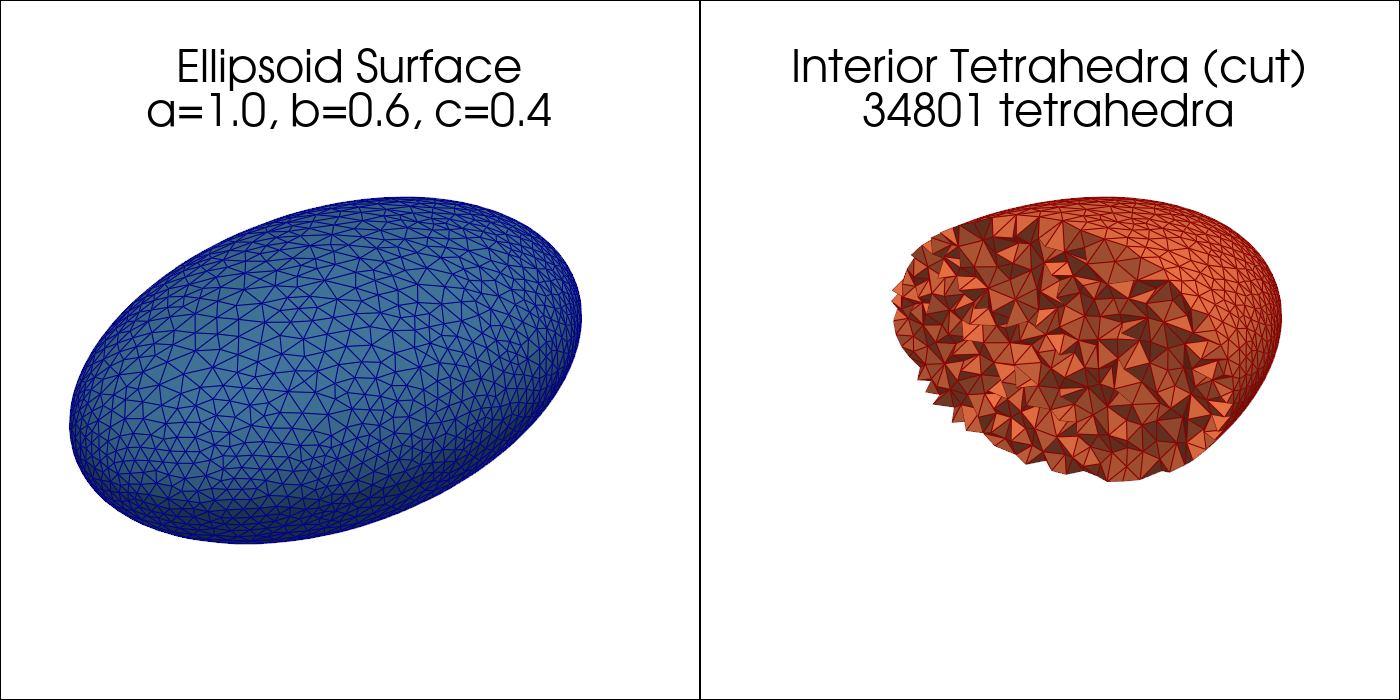

The script that drew this image:
# /// script
# requires-python = ">=3.9"
# dependencies = [
#     "mmgpy",
#     "numpy",
#     "pyvista",
# ]
#
# [tool.uv.sources]
# mmgpy = { path = "../.." }
# ///
"""Volumetric mesh from SDF: Ellipsoid using Flying Edges + Level-set.

This example demonstrates how to generate a volumetric tetrahedral mesh
of an ellipsoid using a signed distance field (SDF):

1. Define SDF on a 3D grid (ImageData)
2. Extract isosurface using Flying Edges (fast VTK algorithm)
3. Tetrahedralize the interior with delaunay_3d
4. Refine with MMG3D level-set discretization for clean interior/exterior regions

An ellipsoid is defined by: (x/a)² + (y/b)² + (z/c)² = 1
where a, b, c are the semi-axes.

After level-set discretization, MMG creates:
- Element refs: 2 (exterior), 3 (interior/solid ellipsoid)

For a surface-only mesh, see examples/mmgs/ellipsoid_sdf.py.
"""

import numpy as np
import pyvista as pv

import mmgpy  # ruff: ignore[unused-import]  -- registers the .mmg accessor


def create_ellipsoid_sdf_grid(
    center: tuple[float, float, float],
    semi_axes: tuple[float, float, float],
    resolution: int = 50,
    margin: float = 0.2,
) -> pv.ImageData:
    """Create a regular grid with ellipsoid SDF values.

    Args:
        center: Center of the ellipsoid (cx, cy, cz)
        semi_axes: Semi-axes lengths (a, b, c)
        resolution: Number of points along each axis
        margin: Extra space around the ellipsoid

    Returns:
        PyVista ImageData with SDF values at each grid point.

    """
    cx, cy, cz = center
    a, b, c = semi_axes

    # Grid bounds
    x = np.linspace(cx - a - margin, cx + a + margin, resolution)
    y = np.linspace(cy - b - margin, cy + b + margin, resolution)
    z = np.linspace(cz - c - margin, cz + c + margin, resolution)

    xx, yy, zz = np.meshgrid(x, y, z, indexing="ij")

    # Ellipsoid SDF: negative inside, zero on surface, positive outside
    sdf = ((xx - cx) / a) ** 2 + ((yy - cy) / b) ** 2 + ((zz - cz) / c) ** 2 - 1.0

    # Create ImageData grid
    grid = pv.ImageData(
        dimensions=(resolution, resolution, resolution),
        spacing=(
            (2 * (a + margin)) / (resolution - 1),
            (2 * (b + margin)) / (resolution - 1),
            (2 * (c + margin)) / (resolution - 1),
        ),
        origin=(cx - a - margin, cy - b - margin, cz - c - margin),
    )
    grid["sdf"] = sdf.ravel(order="F")

    return grid


def ellipsoid_sdf(
    vertices: np.ndarray,
    center: tuple[float, float, float],
    semi_axes: tuple[float, float, float],
) -> np.ndarray:
    """Compute ellipsoid SDF at given vertices.

    Returns:
        Nx1 array as required by remesh_levelset.

    """
    cx, cy, cz = center
    a, b, c = semi_axes

    x = vertices[:, 0] - cx
    y = vertices[:, 1] - cy
    z = vertices[:, 2] - cz

    f = (x / a) ** 2 + (y / b) ** 2 + (z / c) ** 2 - 1.0
    return f.reshape(-1, 1)


def extract_volume_surface(
    grid: pv.UnstructuredGrid,
    element_ref: int = 3,
) -> pv.PolyData:
    """Extract the surface of a volume region (tetrahedra with given ref).

    After level-set discretization, MMG assigns:
    - Element ref 2: exterior (where level-set > 0, void)
    - Element ref 3: interior (where level-set < 0, solid material)
    """
    refs = np.asarray(grid.cell_data["refs"])
    keep = refs == element_ref
    if not keep.any():
        msg = f"No elements with ref {element_ref}. Available refs: {np.unique(refs)}"
        raise ValueError(msg)

    return grid.extract_cells(np.where(keep)[0]).extract_surface()


def main() -> None:
    """Generate a volumetric ellipsoid mesh from SDF."""
    # Ellipsoid parameters
    center = (0.0, 0.0, 0.0)
    semi_axes = (1.0, 0.6, 0.4)  # a=1.0, b=0.6, c=0.4
    a, b, c = semi_axes

    # Step 1: Create SDF on regular grid
    print("Creating SDF grid...")
    grid = create_ellipsoid_sdf_grid(center, semi_axes, resolution=50)
    print(f"Grid: {grid.dimensions} = {grid.n_points} points")

    # Step 2: Extract isosurface using Flying Edges
    print("\nExtracting isosurface with Flying Edges...")
    surface = grid.contour([0.0], scalars="sdf", method="flying_edges")
    print(f"Surface: {surface.n_cells} triangles, {surface.n_points} vertices")

    # Step 3: Tetrahedralize the interior
    print("\nTetrahedralizing interior with delaunay_3d...")
    volume = surface.delaunay_3d()
    vertices = np.asarray(volume.points, dtype=np.float64)
    tetrahedra = volume.cells_dict[pv.CellType.TETRA].astype(np.int32)
    print(f"Volume mesh: {len(vertices)} vertices, {len(tetrahedra)} tetrahedra")

    # Step 4: Compute SDF at mesh vertices
    levelset = ellipsoid_sdf(vertices, center, semi_axes)

    # Step 5: Level-set discretization with MMG3D
    print("\nRunning MMG3D level-set discretization...")
    grid = pv.UnstructuredGrid({pv.CellType.TETRA: tetrahedra}, vertices)
    result = grid.mmg.remesh_levelset(
        levelset,
        ls=0.0,
        hmax=0.08,
        hausd=0.002,
        hgrad=1.3,
        verbose=False,
    )

    n_tets_before = len(tetrahedra)
    n_tets_after = result.cells_dict.get(pv.CellType.TETRA, np.empty((0, 4))).shape[0]
    print("\nRemeshing result:")
    print(f"  Tetrahedra: {n_tets_before} -> {n_tets_after}")
    print(f"  Vertices: {len(vertices)} -> {result.n_points}")

    # Extract ellipsoid surface (interior region, ref=3)
    ellipsoid_surface = extract_volume_surface(result, element_ref=3)
    print(
        f"\nEllipsoid surface: {ellipsoid_surface.n_cells} triangles, "
        f"{ellipsoid_surface.n_points} vertices",
    )

    # Visualization
    pl = pv.Plotter(
        shape=(1, 2),
        border=True,
        border_color="black",
        border_width=2,
        window_size=(1400, 700),
    )

    # Left: Surface mesh
    pl.subplot(0, 0)
    pl.add_mesh(
        ellipsoid_surface,
        show_edges=True,
        color="steelblue",
        edge_color="darkblue",
        line_width=0.5,
    )
    pl.add_title(f"Ellipsoid Surface\na={a}, b={b}, c={c}")

    # Right: Cut view showing interior tetrahedra
    pl.subplot(0, 1)
    interior_mask = np.asarray(result.cell_data["refs"]) == 3
    interior_grid = result.extract_cells(np.where(interior_mask)[0])
    # Select cells with centers where x < 0 (half of the ellipsoid)
    cell_centers = interior_grid.cell_centers().points
    half_mesh = interior_grid.extract_cells(cell_centers[:, 0] < center[0])
    pl.add_mesh(
        half_mesh,
        show_edges=True,
        color="coral",
        edge_color="darkred",
        line_width=0.5,
    )
    pl.add_title(f"Interior Tetrahedra (cut)\n{interior_grid.n_cells} tetrahedra")

    pl.link_views()
    pl.camera_position = [(3, 2, 1.5), center, (0, 0, 1)]

    pl.show()


if __name__ == "__main__":
    main()
